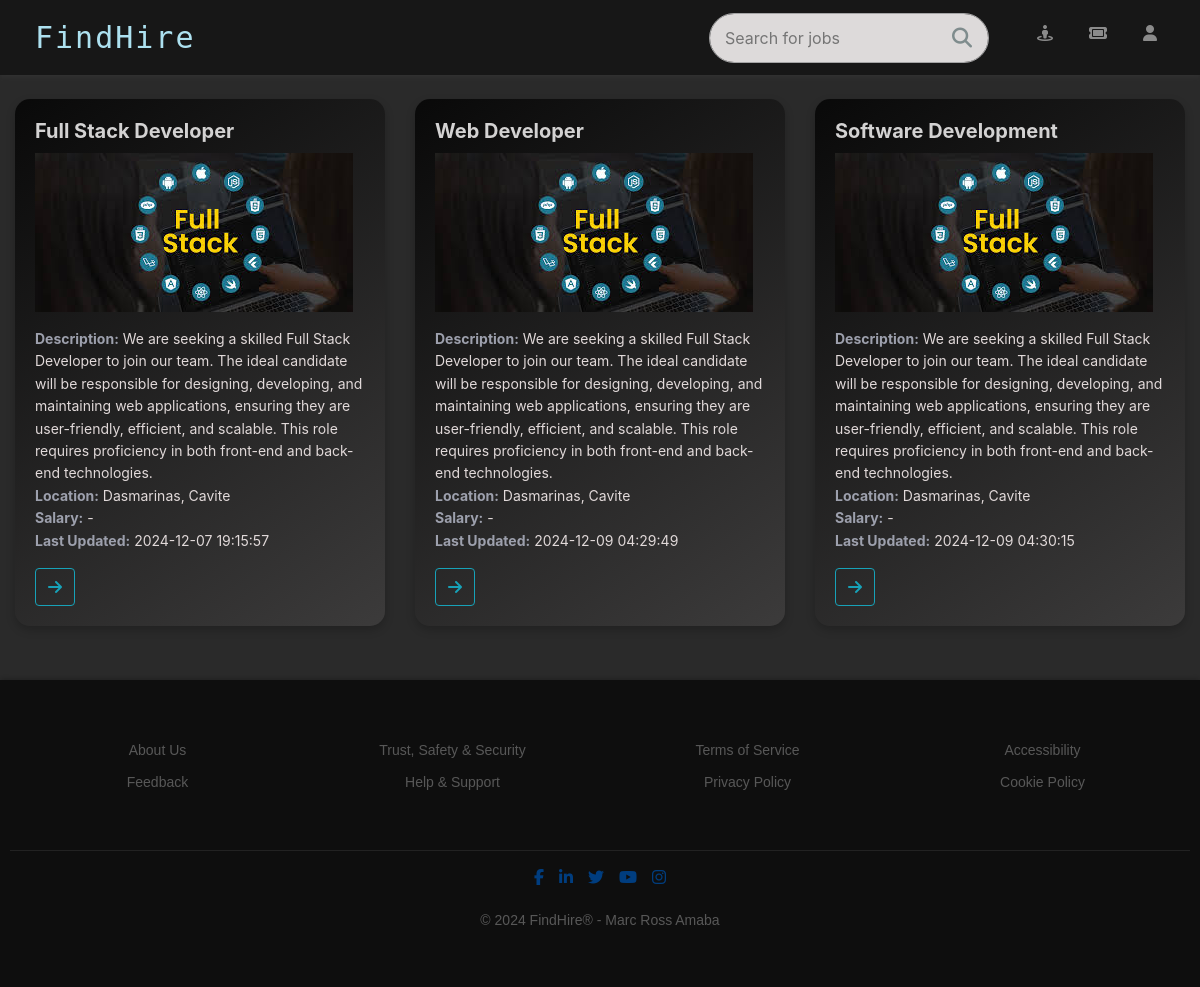
/index.php (signed in), run on the app's committed database.
### tables this page shows
CREATE TABLE IF NOT EXISTS `job_postings` (
  `job_id` int(11) NOT NULL AUTO_INCREMENT,
  `job_title` varchar(255) NOT NULL,
  `job_description` text NOT NULL,
  `location` varchar(255) NOT NULL,
  `salary` varchar(255) DEFAULT NULL,
  `image_path` varchar(255) DEFAULT NULL,
  `last_updated` timestamp NOT NULL DEFAULT current_timestamp() ON UPDATE current_timestamp(),
  PRIMARY KEY (`job_id`)
);

### index.php (the view, shortened to what this page needs)
<?php
require 'db.php';
$stmt = $pdo->query("SELECT * FROM job_postings");
$job_postings = $stmt->fetchAll();
?>
<!DOCTYPE html>
<html lang="en">
<head>
    <link rel="stylesheet" href="https://stackpath.bootstrapcdn.com/bootstrap/4.5.2/css/bootstrap.min.css">
    <link href="https://cdnjs.cloudflare.com/ajax/libs/font-awesome/6.5.0/css/all.min.css" rel="stylesheet">
    <link rel="stylesheet" href="/css/style.css">
</head>
<body>
<nav class="navbar navbar-expand-lg navbar-dark">
    <div class="container">
        <a class="navbar-brand" href="#" data-bs-toggle="tooltip" title="Dashboard">
            <span class="find-hire-text">𝙵𝚒𝚗𝚍𝙷𝚒𝚛𝚎</span>
        </a>
        <div class="collapse navbar-collapse" id="navbarNav">
            <ul class="navbar-nav ml-auto">
                <div class="search-container">
                    <input type="text" id="search" class="search-input" placeholder="Search for jobs" aria-label="Search for jobs">
                    <button class="search-button"><i class="fas fa-search"></i></button>
                </div>
                <li class="nav-item">
                    <a class="nav-link" href="viewapp.php" data-bs-toggle="tooltip" title="View Your Application"><i class="fa-solid fa-street-view"></i></a>
                </li>
                <li class="nav-item">
                    <a class="nav-link" href="#" data-bs-toggle="modal" data-bs-target="#chatModal" title="Support Ticket">
                        <i class="fa fa-ticket" aria-hidden="true"></i>
                    </a>
                </li>
                <li class="nav-item">
                    <a class="nav-link" href="#" data-bs-toggle="modal" data-bs-target="#profileModal" title= <?php echo htmlspecialchars($_SESSION['username']); ?>>
                        <i class="fa-solid fa-user"></i>
                    </a>
                </li>
            </ul>
        </div>
    </div>
</nav>
<div class="container mt-4">
    <div class="row">
        <?php foreach ($job_postings as $job): ?>
            <div class="col-md-4 mb-4">
                <div class="card job-card">
                    <div class="card-body">
                        <h5 class="card-title"><?php echo htmlspecialchars($job['job_title']); ?></h5>
                        <?php if (!empty($job['image_path'])): ?>
                            <img src="<?php echo $job['image_path']; ?>" alt="Job Image" class="img-fluid mb-3" style="max-height: 200px;">
                        <?php endif; ?>
                        <p class="card-text">
                            <strong class="s1">Description:</strong> <?php echo htmlspecialchars($job['job_description']); ?><br>
                            <strong class="s1">Location:</strong> <?php echo htmlspecialchars($job['location']); ?><br>
                            <strong class="s1">Salary:</strong> <?php echo htmlspecialchars($job['salary']); ?><br>
                            <strong class="s1">Last Updated:</strong> <?php echo htmlspecialchars($job['last_updated']); ?>
                        </p>
                        <div class="button-group">
                            <a href=""
                                class="btn btn-outline-info btn-rounded"
                                title="Apply Job"
                                data-bs-toggle="modal"
                                data-bs-target="#applicationModal"
                                onclick="setJobTitle('<?php echo htmlspecialchars($job['job_title']); ?>')">
                                <i class="fa-solid fa-arrow-right"></i>
                            </a>
                        </div>
                    </div>
                </div>
            </div>
        <?php endforeach; ?>
    </div>
</div>
<footer class="footer">
    <div class="footer-links">
        <div class="footer-column">
            <ul>
                <li><a href="#">About Us</a></li>
                <li><a href="#">Feedback</a></li>
            </ul>
        </div>
        <div class="footer-column">
            <ul>
                <li><a href="#">Trust, Safety & Security</a></li>
                <li><a href="#">Help & Support</a></li>
            </ul>
        </div>
        <div class="footer-column">
            <ul>
                <li><a href="#">Terms of Service</a></li>
                <li><a href="#">Privacy Policy</a></li>
            </ul>
        </div>
        <div class="footer-column">
            <ul>
                <li><a href="#">Accessibility</a></li>
                <li><a href="#">Cookie Policy</a></li>
            </ul>
        </div>
    </div>
    <div class="footer-bottom">
        <div class="footer-social">
            <a href="#" class="social-icon"><i class="fab fa-facebook-f"></i></a>
            <a href="#" class="social-icon"><i class="fab fa-linkedin-in"></i></a>
            <a href="#" class="social-icon"><i class="fab fa-twitter"></i></a>
            <a href="#" class="social-icon"><i class="fab fa-youtube"></i></a>
            <a href="#" class="social-icon"><i class="fab fa-instagram"></i></a>
        </div>
        <p>&copy; <?php echo date("Y"); ?> FindHire® - Marc Ross Amaba</p>
    </div>
</footer>
</body>
</html>

### css/style.css (style rules this page uses)
body { position: relative; background-color: #555; background-size: cover; background-position: center; background-repeat: no-repeat; margin: 0; color: #ffffff; min-height: 100vh; display: flex; flex-direction: column; }
body::before { content: ""; position: absolute; top: 0; left: 0; right: 0; bottom: 0; background: rgba(0, 0, 0, 0.5); z-index: 1; }
.container { flex: 1; max-width: 1200px; margin: 0 auto; padding: 0 15px; position: relative; z-index: 1; }
.card { margin-bottom: 30px; border-radius: 10px; background-color: rgba(101, 101, 101, 0.9); color: #333; box-shadow: 0 -2px 100px rgba(107, 107, 105, 0.2); }
footer { background-color: #343a40; color: white; padding: 15px 0; text-align: center; position: relative; width: 100%; box-shadow: 0 -2px 5px rgba(0, 0, 0, 0.2); }
.navbar { box-shadow: 0 2px 5px rgba(160, 159, 159, 0.2); width: 100%; padding: 10px 20px; position: static; background-color: #2e2e2e; }
.navbar-nav .nav-link { font-weight: bold; font-size: 16px; color: #ffffff; transition: color 0.3s ease, background-color 0.3s ease, transform 0.2s ease; margin-right: 20px; padding: 8px 16px; border-radius: 5px; }
.navbar-nav .nav-item:last-child .nav-link { margin-right: 0; }
.search-container { position: relative; max-width: 400px; width: 100%; display: flex; align-items: center; margin-right: 40px; border: solid 1px rgb(164, 164, 165); border-radius: 30px; }
.search-input { width: 100%; padding: 12px 15px; border-radius: 30px; border: none; font-size: 16px; background-color: #dddada; transition: background-color 0.3s ease-in-out; }
.search-button { position: absolute; right: 10px; background-color: transparent; border: none; font-size: 20px; color: #7f8c8d; cursor: pointer; transition: color 0.3s ease; }
.job-card { border: none; border-radius: 15px; overflow: hidden; box-shadow: 0 4px 10px rgba(0, 0, 0, 0.2); transition: transform 0.3s ease, box-shadow 0.3s ease; background: linear-gradient(145deg, #090909, #3c3b3b); }
.card-title { font-size: 1.25rem; font-weight: bold; color: #d3d2d2; margin-bottom: 10px; }
.card-text { font-size: 14px; line-height: 1.6; color: #e1d9d9; }
.card-text .s1 { font-size: 14px; line-height: 1.6; color: #9da0ad; }
.button-group { display: flex; gap: 10px; margin-top: 15px; }
.find-hire-text { font-family: 'Monospace'; font-weight: 200; font-size: 30px; color: #ade1f0; letter-spacing: 2px; }
.footer { background-color: #1c1c1c; color: #fff; padding: 40px 10px; font-family: Arial, sans-serif; text-align: center; }
.footer-links { display: flex; justify-content: space-evenly; flex-wrap: wrap; margin-bottom: 30px; }
.footer-column { margin: 10px 20px; flex: 1 1 200px; }
.footer-column ul { list-style: none; padding: 0; }
.footer-column li { margin: 8px 0; }
.footer-column a { text-decoration: none; color: #b0b0b0; font-size: 14px; }
.footer-bottom { border-top: 1px solid #444; padding-top: 15px; }
.footer-social { margin-bottom: 20px; display: flex; justify-content: center; gap: 15px; }
footer p { margin-top: 15px; font-size: 14px; color: #b0b0b0; }

### data on the page
job_postings: job_title "Full Stack Developer", image_path (picture), job_description "We are seeking a skilled Full Stack Developer to join our team. The ideal candidate will be responsible for designing, developing, and maintaining web applications, ensuring they are user-friendly, efficient, and scalable. This role requires proficiency in both front-end and back-end technologies.", location "Dasmarinas, Cavite", salary "-", last_updated "2024-12-07 19:15:57"
job_postings: job_title "Web Developer", image_path (picture), job_description "We are seeking a skilled Full Stack Developer to join our team. The ideal candidate will be responsible for designing, developing, and maintaining web applications, ensuring they are user-friendly, efficient, and scalable. This role requires proficiency in both front-end and back-end technologies.", location "Dasmarinas, Cavite", salary "-", last_updated "2024-12-09 04:29:49"
job_postings: job_title "Software Development", image_path (picture), job_description "We are seeking a skilled Full Stack Developer to join our team. The ideal candidate will be responsible for designing, developing, and maintaining web applications, ensuring they are user-friendly, efficient, and scalable. This role requires proficiency in both front-end and back-end technologies.", location "Dasmarinas, Cavite", salary "-", last_updated "2024-12-09 04:30:15"
